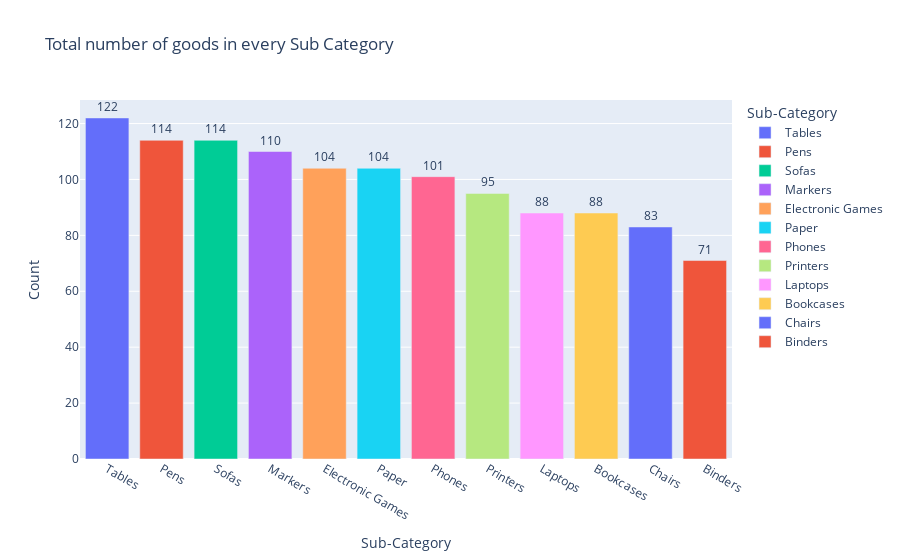

Notebook source saved alongside this figure:
### Code cell
sub_category_counts = df['Sub-Category'].value_counts().reset_index()
sub_category_counts.columns = ['Sub-Category', 'Count']

fig = px.bar(
    data_frame= sub_category_counts,
    x='Sub-Category',
    y='Count',
    color = 'Sub-Category',
    title='Total number of goods in every Sub Category',
    text='Count'   
)

fig.update_traces(texttemplate='%{text}', textposition='outside')  
fig.show()

### Figure 1 — Plotly figure (JSON) as saved in the notebook; plotly's stock layout.template omitted (floating-point values rounded to 4 significant figures)
{"data": [{"hovertemplate": "Sub-Category=%{x}<br>Count=%{text}<extra></extra>", "legendgroup": "Tables", "marker": {"color": "#636efa", "pattern": {"shape": ""}}, "name": "Tables", "orientation": "v", "showlegend": true, "text": [122.0], "textposition": "outside", "texttemplate": "%{text}", "type": "bar", "x": ["Tables"], "xaxis": "x", "y": [122], "yaxis": "y"}, {"hovertemplate": "Sub-Category=%{x}<br>Count=%{text}<extra></extra>", "legendgroup": "Pens", "marker": {"color": "#EF553B", "pattern": {"shape": ""}}, "name": "Pens", "orientation": "v", "showlegend": true, "text": [114.0], "textposition": "outside", "texttemplate": "%{text}", "type": "bar", "x": ["Pens"], "xaxis": "x", "y": [114], "yaxis": "y"}, {"hovertemplate": "Sub-Category=%{x}<br>Count=%{text}<extra></extra>", "legendgroup": "Sofas", "marker": {"color": "#00cc96", "pattern": {"shape": ""}}, "name": "Sofas", "orientation": "v", "showlegend": true, "text": [114.0], "textposition": "outside", "texttemplate": "%{text}", "type": "bar", "x": ["Sofas"], "xaxis": "x", "y": [114], "yaxis": "y"}, {"hovertemplate": "Sub-Category=%{x}<br>Count=%{text}<extra></extra>", "legendgroup": "Markers", "marker": {"color": "#ab63fa", "pattern": {"shape": ""}}, "name": "Markers", "orientation": "v", "showlegend": true, "text": [110.0], "textposition": "outside", "texttemplate": "%{text}", "type": "bar", "x": ["Markers"], "xaxis": "x", "y": [110], "yaxis": "y"}, {"hovertemplate": "Sub-Category=%{x}<br>Count=%{text}<extra></extra>", "legendgroup": "Electronic Games", "marker": {"color": "#FFA15A", "pattern": {"shape": ""}}, "name": "Electronic Games", "orientation": "v", "showlegend": true, "text": [104.0], "textposition": "outside", "texttemplate": "%{text}", "type": "bar", "x": ["Electronic Games"], "xaxis": "x", "y": [104], "yaxis": "y"}, {"hovertemplate": "Sub-Category=%{x}<br>Count=%{text}<extra></extra>", "legendgroup": "Paper", "marker": {"color": "#19d3f3", "pattern": {"shape": ""}}, "name": "Paper", "orientation": "v", "showlegend": true, "text": [104.0], "textposition": "outside", "texttemplate": "%{text}", "type": "bar", "x": ["Paper"], "xaxis": "x", "y": [104], "yaxis": "y"}, {"hovertemplate": "Sub-Category=%{x}<br>Count=%{text}<extra></extra>", "legendgroup": "Phones", "marker": {"color": "#FF6692", "pattern": {"shape": ""}}, "name": "Phones", "orientation": "v", "showlegend": true, "text": [101.0], "textposition": "outside", "texttemplate": "%{text}", "type": "bar", "x": ["Phones"], "xaxis": "x", "y": [101], "yaxis": "y"}, {"hovertemplate": "Sub-Category=%{x}<br>Count=%{text}<extra></extra>", "legendgroup": "Printers", "marker": {"color": "#B6E880", "pattern": {"shape": ""}}, "name": "Printers", "orientation": "v", "showlegend": true, "text": [95.0], "textposition": "outside", "texttemplate": "%{text}", "type": "bar", "x": ["Printers"], "xaxis": "x", "y": [95], "yaxis": "y"}, {"hovertemplate": "Sub-Category=%{x}<br>Count=%{text}<extra></extra>", "legendgroup": "Laptops", "marker": {"color": "#FF97FF", "pattern": {"shape": ""}}, "name": "Laptops", "orientation": "v", "showlegend": true, "text": [88.0], "textposition": "outside", "texttemplate": "%{text}", "type": "bar", "x": ["Laptops"], "xaxis": "x", "y": [88], "yaxis": "y"}, {"hovertemplate": "Sub-Category=%{x}<br>Count=%{text}<extra></extra>", "legendgroup": "Bookcases", "marker": {"color": "#FECB52", "pattern": {"shape": ""}}, "name": "Bookcases", "orientation": "v", "showlegend": true, "text": [88.0], "textposition": "outside", "texttemplate": "%{text}", "type": "bar", "x": ["Bookcases"], "xaxis": "x", "y": [88], "yaxis": "y"}, {"hovertemplate": "Sub-Category=%{x}<br>Count=%{text}<extra></extra>", "legendgroup": "Chairs", "marker": {"color": "#636efa", "pattern": {"shape": ""}}, "name": "Chairs", "orientation": "v", "showlegend": true, "text": [83.0], "textposition": "outside", "texttemplate": "%{text}", "type": "bar", "x": ["Chairs"], "xaxis": "x", "y": [83], "yaxis": "y"}, {"hovertemplate": "Sub-Category=%{x}<br>Count=%{text}<extra></extra>", "legendgroup": "Binders", "marker": {"color": "#EF553B", "pattern": {"shape": ""}}, "name": "Binders", "orientation": "v", "showlegend": true, "text": [71.0], "textposition": "outside", "texttemplate": "%{text}", "type": "bar", "x": ["Binders"], "xaxis": "x", "y": [71], "yaxis": "y"}], "layout": {"barmode": "relative", "legend": {"title": {"text": "Sub-Category"}, "tracegroupgap": 0}, "title": {"text": "Total number of goods in every Sub Category"}, "xaxis": {"anchor": "y", "categoryarray": ["Tables", "Pens", "Sofas", "Markers", "Electronic Games", "Paper", "Phones", "Printers", "Laptops", "Bookcases", "Chairs", "Binders"], "categoryorder": "array", "domain": [0, 1], "title": {"text": "Sub-Category"}}, "yaxis": {"anchor": "x", "domain": [0, 1], "title": {"text": "Count"}}}}
